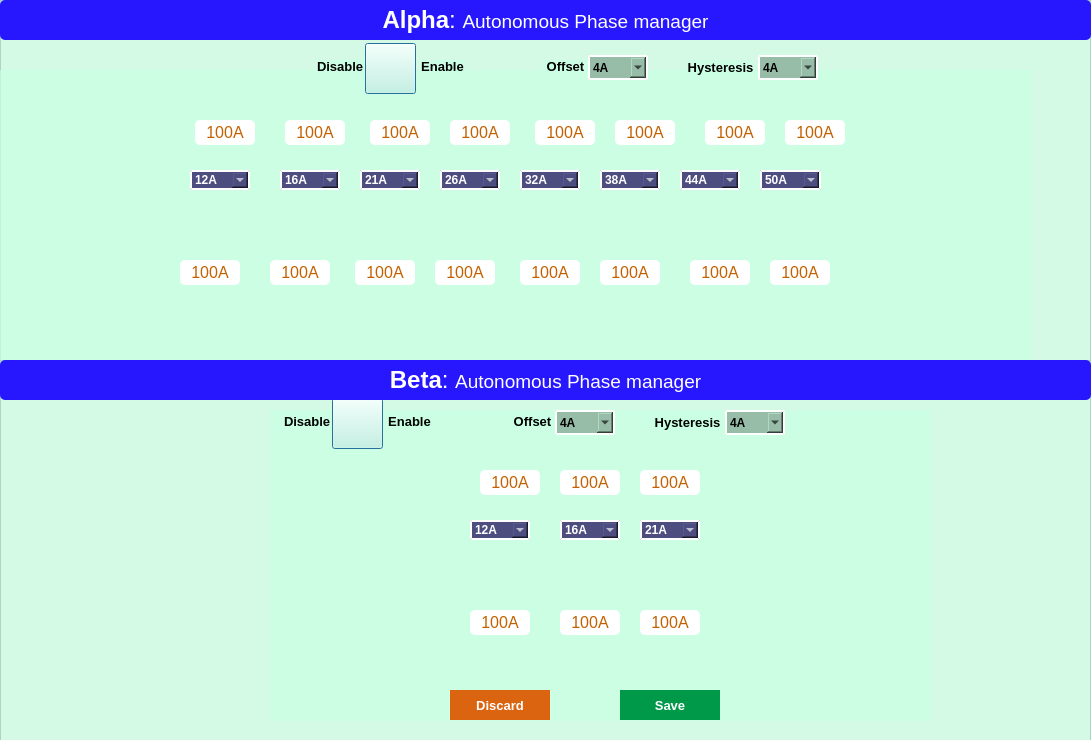
<?xml version="1.0" encoding="UTF-8"?>
<ui version="4.0">
 <class>Phase_add_drop</class>
 <widget class="QMainWindow" name="Phase_add_drop">
  <property name="geometry">
   <rect>
    <x>0</x>
    <y>0</y>
    <width>1091</width>
    <height>740</height>
   </rect>
  </property>
  <property name="windowTitle">
   <string>Device Configuration</string>
  </property>
  <widget class="QWidget" name="centralwidget">
   <widget class="QFrame" name="frame_A">
    <property name="geometry">
     <rect>
      <x>0</x>
      <y>0</y>
      <width>1091</width>
      <height>361</height>
     </rect>
    </property>
    <property name="styleSheet">
     <string notr="true">background-color: rgba(201, 255, 226, 179);</string>
    </property>
    <property name="frameShape">
     <enum>QFrame::StyledPanel</enum>
    </property>
    <property name="frameShadow">
     <enum>QFrame::Raised</enum>
    </property>
    <widget class="QLabel" name="label_railA_main">
     <property name="geometry">
      <rect>
       <x>0</x>
       <y>0</y>
       <width>1091</width>
       <height>40</height>
      </rect>
     </property>
     <property name="font">
      <font>
       <family>Arial</family>
       <pointsize>18</pointsize>
      </font>
     </property>
     <property name="styleSheet">
      <string notr="true">background-color: rgb(38, 23, 255);
color: rgb(255, 255, 255);
border-radius:5px;</string>
     </property>
     <property name="text">
      <string>&lt;html&gt;&lt;head/&gt;&lt;body&gt;&lt;p&gt;&lt;span style=&quot; font-weight:600;&quot;&gt;Alpha&lt;/span&gt;: &lt;span style=&quot; font-size:14pt;&quot;&gt;Autonomous Phase manager&lt;/span&gt;&lt;/p&gt;&lt;/body&gt;&lt;/html&gt;</string>
     </property>
     <property name="alignment">
      <set>Qt::AlignCenter</set>
     </property>
    </widget>
    <widget class="QPushButton" name="pushButton_Enable_APD_railA">
     <property name="geometry">
      <rect>
       <x>365</x>
       <y>43</y>
       <width>51</width>
       <height>51</height>
      </rect>
     </property>
     <property name="mouseTracking">
      <bool>true</bool>
     </property>
     <property name="tabletTracking">
      <bool>true</bool>
     </property>
     <property name="styleSheet">
      <string notr="true">QPushButton{
border-image: url(:/C:/Users/MukeshChaudhary/PycharmProjects/pythonProject/GUI_IMAGE/but0.png);
}


QPushButton::hover {
border-image: url(:/C:/Users/MukeshChaudhary/PycharmProjects/pythonProject/GUI_IMAGE/but0_hover.png);
	}
</string>
     </property>
     <property name="text">
      <string/>
     </property>
     <property name="checkable">
      <bool>true</bool>
     </property>
     <property name="default">
      <bool>true</bool>
     </property>
    </widget>
    <widget class="QComboBox" name="comboBox_railA_coarse78">
     <property name="geometry">
      <rect>
       <x>680</x>
       <y>170</y>
       <width>60</width>
       <height>20</height>
      </rect>
     </property>
     <property name="styleSheet">
      <string notr="true">QComboBox{
font: 75 8pt &quot;MS Shell Dlg 2&quot;;
color: white;
background-color: rgb(77, 77, 127);
border-style:outset;
border-width:2px;
border-color:white;
font:bold;
border-radius:0px;
}

QListView {
background-color:lightgreen;
border-radius:0px;
}
</string>
     </property>
     <item>
      <property name="text">
       <string>44A</string>
      </property>
     </item>
     <item>
      <property name="text">
       <string>58A</string>
      </property>
     </item>
     <item>
      <property name="text">
       <string>72A</string>
      </property>
     </item>
     <item>
      <property name="text">
       <string>86A</string>
      </property>
     </item>
     <item>
      <property name="text">
       <string>100A</string>
      </property>
     </item>
     <item>
      <property name="text">
       <string>114A</string>
      </property>
     </item>
     <item>
      <property name="text">
       <string>128A</string>
      </property>
     </item>
     <item>
      <property name="text">
       <string>142A</string>
      </property>
     </item>
    </widget>
    <widget class="QComboBox" name="comboBox_railA_coarse67">
     <property name="geometry">
      <rect>
       <x>600</x>
       <y>170</y>
       <width>60</width>
       <height>20</height>
      </rect>
     </property>
     <property name="styleSheet">
      <string notr="true">QComboBox{
font: 75 8pt &quot;MS Shell Dlg 2&quot;;
color: white;
background-color: rgb(77, 77, 127);
border-style:outset;
border-width:2px;
border-color:white;
font:bold;
border-radius:0px;
}

QListView {
background-color:lightgreen;
border-radius:0px;
}
</string>
     </property>
     <item>
      <property name="text">
       <string>38A</string>
      </property>
     </item>
     <item>
      <property name="text">
       <string>50A</string>
      </property>
     </item>
     <item>
      <property name="text">
       <string>62A</string>
      </property>
     </item>
     <item>
      <property name="text">
       <string>74A</string>
      </property>
     </item>
     <item>
      <property name="text">
       <string>86A</string>
      </property>
     </item>
     <item>
      <property name="text">
       <string>98A</string>
      </property>
     </item>
     <item>
      <property name="text">
       <string>110A</string>
      </property>
     </item>
     <item>
      <property name="text">
       <string>122A</string>
      </property>
     </item>
    </widget>
    <widget class="QComboBox" name="comboBox_railA_coarse56">
     <property name="geometry">
      <rect>
       <x>520</x>
       <y>170</y>
       <width>60</width>
       <height>20</height>
      </rect>
     </property>
     <property name="styleSheet">
      <string notr="true">QComboBox{
font: 75 8pt &quot;MS Shell Dlg 2&quot;;
color: white;
background-color: rgb(77, 77, 127);
border-style:outset;
border-width:2px;
border-color:white;
font:bold;
border-radius:0px;
}

QListView {
background-color:lightgreen;
border-radius:0px;
}
</string>
     </property>
     <item>
      <property name="text">
       <string>32A</string>
      </property>
     </item>
     <item>
      <property name="text">
       <string>42A</string>
      </property>
     </item>
     <item>
      <property name="text">
       <string>52A</string>
      </property>
     </item>
     <item>
      <property name="text">
       <string>62A</string>
      </property>
     </item>
     <item>
      <property name="text">
       <string>72A</string>
      </property>
     </item>
     <item>
      <property name="text">
       <string>82A</string>
      </property>
     </item>
     <item>
      <property name="text">
       <string>92A</string>
      </property>
     </item>
     <item>
      <property name="text">
       <string>102A</string>
      </property>
     </item>
    </widget>
    <widget class="QComboBox" name="comboBox_railA_coarse34">
     <property name="geometry">
      <rect>
       <x>360</x>
       <y>170</y>
       <width>60</width>
       <height>20</height>
      </rect>
     </property>
     <property name="styleSheet">
      <string notr="true">QComboBox{
font: 75 8pt &quot;MS Shell Dlg 2&quot;;
color: white;
background-color: rgb(77, 77, 127);
border-style:outset;
border-width:2px;
border-color:white;
font:bold;
border-radius:0px;
}

QListView {
background-color:lightgreen;
border-radius:0px;
}
</string>
     </property>
     <item>
      <property name="text">
       <string>21A</string>
      </property>
     </item>
     <item>
      <property name="text">
       <string>27A</string>
      </property>
     </item>
     <item>
      <property name="text">
       <string>33A</string>
      </property>
     </item>
     <item>
      <property name="text">
       <string>39A</string>
      </property>
     </item>
     <item>
      <property name="text">
       <string>45A</string>
      </property>
     </item>
     <item>
      <property name="text">
       <string>51A</string>
      </property>
     </item>
     <item>
      <property name="text">
       <string>57A</string>
      </property>
     </item>
     <item>
      <property name="text">
       <string>63A</string>
      </property>
     </item>
    </widget>
    <widget class="QComboBox" name="comboBox_railA_coarse45">
     <property name="geometry">
      <rect>
       <x>440</x>
       <y>170</y>
       <width>60</width>
       <height>20</height>
      </rect>
     </property>
     <property name="styleSheet">
      <string notr="true">QComboBox{
font: 75 8pt &quot;MS Shell Dlg 2&quot;;
color: white;
background-color: rgb(77, 77, 127);
border-style:outset;
border-width:2px;
border-color:white;
font:bold;
border-radius:0px;
}

QListView {
background-color:lightgreen;
border-radius:0px;
}
</string>
     </property>
     <item>
      <property name="text">
       <string>26A</string>
      </property>
     </item>
     <item>
      <property name="text">
       <string>34A</string>
      </property>
     </item>
     <item>
      <property name="text">
       <string>42A</string>
      </property>
     </item>
     <item>
      <property name="text">
       <string>50A</string>
      </property>
     </item>
     <item>
      <property name="text">
       <string>58A</string>
      </property>
     </item>
     <item>
      <property name="text">
       <string>66A</string>
      </property>
     </item>
     <item>
      <property name="text">
       <string>74A</string>
      </property>
     </item>
     <item>
      <property name="text">
       <string>82A</string>
      </property>
     </item>
    </widget>
    <widget class="QComboBox" name="comboBox_railA_coarse89">
     <property name="geometry">
      <rect>
       <x>760</x>
       <y>170</y>
       <width>61</width>
       <height>20</height>
      </rect>
     </property>
     <property name="styleSheet">
      <string notr="true">QComboBox{
font: 75 8pt &quot;MS Shell Dlg 2&quot;;
color: white;
background-color: rgb(77, 77, 127);
border-style:outset;
border-width:2px;
border-color:white;
font:bold;
border-radius:0px;
}

QListView {
background-color:lightgreen;
border-radius:0px;
}
</string>
     </property>
     <item>
      <property name="text">
       <string>50A</string>
      </property>
     </item>
     <item>
      <property name="text">
       <string>66A</string>
      </property>
     </item>
     <item>
      <property name="text">
       <string>82A</string>
      </property>
     </item>
     <item>
      <property name="text">
       <string>98A</string>
      </property>
     </item>
     <item>
      <property name="text">
       <string>114A</string>
      </property>
     </item>
     <item>
      <property name="text">
       <string>130A</string>
      </property>
     </item>
     <item>
      <property name="text">
       <string>146A</string>
      </property>
     </item>
     <item>
      <property name="text">
       <string>162A</string>
      </property>
     </item>
    </widget>
    <widget class="QComboBox" name="comboBox_railA_coarse12">
     <property name="geometry">
      <rect>
       <x>190</x>
       <y>170</y>
       <width>60</width>
       <height>20</height>
      </rect>
     </property>
     <property name="styleSheet">
      <string notr="true">QComboBox{
font: 75 8pt &quot;MS Shell Dlg 2&quot;;
color: white;
background-color: rgb(77, 77, 127);
border-style:outset;
border-width:2px;
border-color:white;
font:bold;
border-radius:0px;
}

QListView {
background-color:lightgreen;
border-radius:0px;
}
</string>
     </property>
     <item>
      <property name="text">
       <string>12A</string>
      </property>
     </item>
     <item>
      <property name="text">
       <string>14A</string>
      </property>
     </item>
     <item>
      <property name="text">
       <string>16A</string>
      </property>
     </item>
     <item>
      <property name="text">
       <string>18A</string>
      </property>
     </item>
     <item>
      <property name="text">
       <string>20A</string>
      </property>
     </item>
     <item>
      <property name="text">
       <string>22A</string>
      </property>
     </item>
     <item>
      <property name="text">
       <string>24A</string>
      </property>
     </item>
     <item>
      <property name="text">
       <string>26A</string>
      </property>
     </item>
    </widget>
    <widget class="QComboBox" name="comboBox_railA_coarse23">
     <property name="geometry">
      <rect>
       <x>280</x>
       <y>170</y>
       <width>60</width>
       <height>20</height>
      </rect>
     </property>
     <property name="styleSheet">
      <string notr="true">QComboBox{
font: 75 8pt &quot;MS Shell Dlg 2&quot;;
color: white;
background-color: rgb(77, 77, 127);
border-style:outset;
border-width:2px;
border-color:white;
font:bold;
border-radius:0px;
}

QListView {
background-color:lightgreen;
border-radius:0px;
}
</string>
     </property>
     <item>
      <property name="text">
       <string>16A</string>
      </property>
     </item>
     <item>
      <property name="text">
       <string>20A</string>
      </property>
     </item>
     <item>
      <property name="text">
       <string>24A</string>
      </property>
     </item>
     <item>
      <property name="text">
       <string>28A</string>
      </property>
     </item>
     <item>
      <property name="text">
       <string>32A</string>
      </property>
     </item>
     <item>
      <property name="text">
       <string>36A</string>
      </property>
     </item>
     <item>
      <property name="text">
       <string>40A</string>
      </property>
     </item>
     <item>
      <property name="text">
       <string>44A</string>
      </property>
     </item>
    </widget>
    <widget class="QComboBox" name="comboBox_offset_railA">
     <property name="geometry">
      <rect>
       <x>588</x>
       <y>55</y>
       <width>60</width>
       <height>25</height>
      </rect>
     </property>
     <property name="styleSheet">
      <string notr="true">QComboBox{
font: 75 10pt &quot;MS Shell Dlg 2&quot;;
color: black;

	background-color: rgb(151, 188, 168);
border-style:outset;
border-width:2px;
border-color:white;
font:bold;
border-radius:0px;
}

QListView {
background-color:lightgreen;
border-radius:0px;
}
</string>
     </property>
     <item>
      <property name="text">
       <string>4A</string>
      </property>
     </item>
     <item>
      <property name="text">
       <string>8A</string>
      </property>
     </item>
     <item>
      <property name="text">
       <string>12A</string>
      </property>
     </item>
     <item>
      <property name="text">
       <string>16A</string>
      </property>
     </item>
    </widget>
    <widget class="QComboBox" name="comboBox_hysteresis_railA">
     <property name="geometry">
      <rect>
       <x>758</x>
       <y>55</y>
       <width>60</width>
       <height>25</height>
      </rect>
     </property>
     <property name="styleSheet">
      <string notr="true">QComboBox{
font: 75 10pt &quot;MS Shell Dlg 2&quot;;
color: black;

	background-color: rgb(151, 188, 168);
border-style:outset;
border-width:2px;
border-color:white;
font:bold;
border-radius:0px;
}

QListView {
background-color:lightgreen;
border-radius:0px;
}
</string>
     </property>
     <item>
      <property name="text">
       <string>4A</string>
      </property>
     </item>
     <item>
      <property name="text">
       <string>5A</string>
      </property>
     </item>
     <item>
      <property name="text">
       <string>6A</string>
      </property>
     </item>
     <item>
      <property name="text">
       <string>8A</string>
      </property>
     </item>
    </widget>
    <widget class="QLabel" name="label_DisableA">
     <property name="geometry">
      <rect>
       <x>317</x>
       <y>60</y>
       <width>47</width>
       <height>13</height>
      </rect>
     </property>
     <property name="font">
      <font>
       <family>Arial</family>
       <pointsize>10</pointsize>
       <weight>75</weight>
       <bold>true</bold>
      </font>
     </property>
     <property name="styleSheet">
      <string notr="true">color: rgb(0, 170, 127);
color: rgb(0, 0, 0);</string>
     </property>
     <property name="text">
      <string>Disable</string>
     </property>
    </widget>
    <widget class="QLabel" name="label_EnableA">
     <property name="geometry">
      <rect>
       <x>420</x>
       <y>60</y>
       <width>45</width>
       <height>13</height>
      </rect>
     </property>
     <property name="font">
      <font>
       <family>Arial</family>
       <pointsize>10</pointsize>
       <weight>75</weight>
       <bold>true</bold>
      </font>
     </property>
     <property name="styleSheet">
      <string notr="true">color: rgb(0, 170, 127);
color: rgb(0, 0, 0);</string>
     </property>
     <property name="text">
      <string>Enable</string>
     </property>
     <property name="alignment">
      <set>Qt::AlignCenter</set>
     </property>
    </widget>
    <widget class="QLabel" name="label_offsetA">
     <property name="geometry">
      <rect>
       <x>543</x>
       <y>60</y>
       <width>45</width>
       <height>13</height>
      </rect>
     </property>
     <property name="font">
      <font>
       <family>Arial</family>
       <pointsize>10</pointsize>
       <weight>75</weight>
       <bold>true</bold>
      </font>
     </property>
     <property name="styleSheet">
      <string notr="true">color: rgb(0, 170, 127);
color: rgb(0, 0, 0);</string>
     </property>
     <property name="text">
      <string>Offset</string>
     </property>
     <property name="alignment">
      <set>Qt::AlignCenter</set>
     </property>
    </widget>
    <widget class="QLabel" name="label_hysteresisA">
     <property name="geometry">
      <rect>
       <x>688</x>
       <y>60</y>
       <width>65</width>
       <height>15</height>
      </rect>
     </property>
     <property name="font">
      <font>
       <family>Arial</family>
       <pointsize>10</pointsize>
       <weight>75</weight>
       <bold>true</bold>
      </font>
     </property>
     <property name="styleSheet">
      <string notr="true">color: rgb(0, 170, 127);
color: rgb(0, 0, 0);</string>
     </property>
     <property name="text">
      <string>Hysteresis</string>
     </property>
     <property name="alignment">
      <set>Qt::AlignCenter</set>
     </property>
    </widget>
    <widget class="QLabel" name="label_railA_arrow_img">
     <property name="geometry">
      <rect>
       <x>0</x>
       <y>70</y>
       <width>1031</width>
       <height>291</height>
      </rect>
     </property>
     <property name="styleSheet">
      <string notr="true">image: url(:/C:/Users/MukeshChaudhary/PycharmProjects/pythonProject/GUI_IMAGE/horizontal_arrowA.png);</string>
     </property>
     <property name="text">
      <string/>
     </property>
    </widget>
    <widget class="QLabel" name="label_display89_railA">
     <property name="geometry">
      <rect>
       <x>785</x>
       <y>120</y>
       <width>60</width>
       <height>25</height>
      </rect>
     </property>
     <property name="font">
      <font>
       <pointsize>12</pointsize>
      </font>
     </property>
     <property name="styleSheet">
      <string notr="true">background-color: rgb(255, 255, 255);
color: rgb(195, 97, 0);
border-radius:5px;
</string>
     </property>
     <property name="text">
      <string>100A</string>
     </property>
     <property name="alignment">
      <set>Qt::AlignCenter</set>
     </property>
    </widget>
    <widget class="QLabel" name="label_display78_railA">
     <property name="geometry">
      <rect>
       <x>705</x>
       <y>120</y>
       <width>60</width>
       <height>25</height>
      </rect>
     </property>
     <property name="font">
      <font>
       <pointsize>12</pointsize>
      </font>
     </property>
     <property name="styleSheet">
      <string notr="true">background-color: rgb(255, 255, 255);
color: rgb(195, 97, 0);
border-radius:5px;
</string>
     </property>
     <property name="text">
      <string>100A</string>
     </property>
     <property name="alignment">
      <set>Qt::AlignCenter</set>
     </property>
    </widget>
    <widget class="QLabel" name="label_display12_railA">
     <property name="geometry">
      <rect>
       <x>195</x>
       <y>120</y>
       <width>60</width>
       <height>25</height>
      </rect>
     </property>
     <property name="font">
      <font>
       <pointsize>12</pointsize>
      </font>
     </property>
     <property name="styleSheet">
      <string notr="true">background-color: rgb(255, 255, 255);
color: rgb(195, 97, 0);
border-radius:5px;
</string>
     </property>
     <property name="text">
      <string>100A</string>
     </property>
     <property name="alignment">
      <set>Qt::AlignCenter</set>
     </property>
    </widget>
    <widget class="QLabel" name="label_display23_railA">
     <property name="geometry">
      <rect>
       <x>285</x>
       <y>120</y>
       <width>60</width>
       <height>25</height>
      </rect>
     </property>
     <property name="font">
      <font>
       <pointsize>12</pointsize>
      </font>
     </property>
     <property name="styleSheet">
      <string notr="true">background-color: rgb(255, 255, 255);
color: rgb(195, 97, 0);
border-radius:5px;
</string>
     </property>
     <property name="text">
      <string>100A</string>
     </property>
     <property name="alignment">
      <set>Qt::AlignCenter</set>
     </property>
    </widget>
    <widget class="QLabel" name="label_display34_railA">
     <property name="geometry">
      <rect>
       <x>370</x>
       <y>120</y>
       <width>60</width>
       <height>25</height>
      </rect>
     </property>
     <property name="font">
      <font>
       <pointsize>12</pointsize>
      </font>
     </property>
     <property name="styleSheet">
      <string notr="true">background-color: rgb(255, 255, 255);
color: rgb(195, 97, 0);
border-radius:5px;
</string>
     </property>
     <property name="text">
      <string>100A</string>
     </property>
     <property name="alignment">
      <set>Qt::AlignCenter</set>
     </property>
    </widget>
    <widget class="QLabel" name="label_display45_railA">
     <property name="geometry">
      <rect>
       <x>450</x>
       <y>120</y>
       <width>60</width>
       <height>25</height>
      </rect>
     </property>
     <property name="font">
      <font>
       <pointsize>12</pointsize>
      </font>
     </property>
     <property name="styleSheet">
      <string notr="true">background-color: rgb(255, 255, 255);
color: rgb(195, 97, 0);
border-radius:5px;
</string>
     </property>
     <property name="text">
      <string>100A</string>
     </property>
     <property name="alignment">
      <set>Qt::AlignCenter</set>
     </property>
    </widget>
    <widget class="QLabel" name="label_display56_railA">
     <property name="geometry">
      <rect>
       <x>535</x>
       <y>120</y>
       <width>60</width>
       <height>25</height>
      </rect>
     </property>
     <property name="font">
      <font>
       <pointsize>12</pointsize>
      </font>
     </property>
     <property name="styleSheet">
      <string notr="true">background-color: rgb(255, 255, 255);
color: rgb(195, 97, 0);
border-radius:5px;
</string>
     </property>
     <property name="text">
      <string>100A</string>
     </property>
     <property name="alignment">
      <set>Qt::AlignCenter</set>
     </property>
    </widget>
    <widget class="QLabel" name="label_display67_railA">
     <property name="geometry">
      <rect>
       <x>615</x>
       <y>120</y>
       <width>60</width>
       <height>25</height>
      </rect>
     </property>
     <property name="font">
      <font>
       <pointsize>12</pointsize>
      </font>
     </property>
     <property name="styleSheet">
      <string notr="true">background-color: rgb(255, 255, 255);
color: rgb(195, 97, 0);
border-radius:5px;
</string>
     </property>
     <property name="text">
      <string>100A</string>
     </property>
     <property name="alignment">
      <set>Qt::AlignCenter</set>
     </property>
    </widget>
    <widget class="QLabel" name="label_displayH45_railA">
     <property name="geometry">
      <rect>
       <x>435</x>
       <y>260</y>
       <width>60</width>
       <height>25</height>
      </rect>
     </property>
     <property name="font">
      <font>
       <pointsize>12</pointsize>
      </font>
     </property>
     <property name="styleSheet">
      <string notr="true">background-color: rgb(255, 255, 255);
color: rgb(195, 97, 0);
border-radius:5px;
</string>
     </property>
     <property name="text">
      <string>100A</string>
     </property>
     <property name="alignment">
      <set>Qt::AlignCenter</set>
     </property>
    </widget>
    <widget class="QLabel" name="label_displayH67_railA">
     <property name="geometry">
      <rect>
       <x>600</x>
       <y>260</y>
       <width>60</width>
       <height>25</height>
      </rect>
     </property>
     <property name="font">
      <font>
       <pointsize>12</pointsize>
      </font>
     </property>
     <property name="styleSheet">
      <string notr="true">background-color: rgb(255, 255, 255);
color: rgb(195, 97, 0);
border-radius:5px;
</string>
     </property>
     <property name="text">
      <string>100A</string>
     </property>
     <property name="alignment">
      <set>Qt::AlignCenter</set>
     </property>
    </widget>
    <widget class="QLabel" name="label_displayH23_railA">
     <property name="geometry">
      <rect>
       <x>270</x>
       <y>260</y>
       <width>60</width>
       <height>25</height>
      </rect>
     </property>
     <property name="font">
      <font>
       <pointsize>12</pointsize>
      </font>
     </property>
     <property name="styleSheet">
      <string notr="true">background-color: rgb(255, 255, 255);
color: rgb(195, 97, 0);
border-radius:5px;
</string>
     </property>
     <property name="text">
      <string>100A</string>
     </property>
     <property name="alignment">
      <set>Qt::AlignCenter</set>
     </property>
    </widget>
    <widget class="QLabel" name="label_displayH89_railA">
     <property name="geometry">
      <rect>
       <x>770</x>
       <y>260</y>
       <width>60</width>
       <height>25</height>
      </rect>
     </property>
     <property name="font">
      <font>
       <pointsize>12</pointsize>
      </font>
     </property>
     <property name="styleSheet">
      <string notr="true">background-color: rgb(255, 255, 255);
color: rgb(195, 97, 0);
border-radius:5px;
</string>
     </property>
     <property name="text">
      <string>100A</string>
     </property>
     <property name="alignment">
      <set>Qt::AlignCenter</set>
     </property>
    </widget>
    <widget class="QLabel" name="label_displayH12_railA">
     <property name="geometry">
      <rect>
       <x>180</x>
       <y>260</y>
       <width>60</width>
       <height>25</height>
      </rect>
     </property>
     <property name="font">
      <font>
       <pointsize>12</pointsize>
      </font>
     </property>
     <property name="styleSheet">
      <string notr="true">background-color: rgb(255, 255, 255);
color: rgb(195, 97, 0);
border-radius:5px;
</string>
     </property>
     <property name="text">
      <string>100A</string>
     </property>
     <property name="alignment">
      <set>Qt::AlignCenter</set>
     </property>
    </widget>
    <widget class="QLabel" name="label_displayH34_railA">
     <property name="geometry">
      <rect>
       <x>355</x>
       <y>260</y>
       <width>60</width>
       <height>25</height>
      </rect>
     </property>
     <property name="font">
      <font>
       <pointsize>12</pointsize>
      </font>
     </property>
     <property name="styleSheet">
      <string notr="true">background-color: rgb(255, 255, 255);
color: rgb(195, 97, 0);
border-radius:5px;
</string>
     </property>
     <property name="text">
      <string>100A</string>
     </property>
     <property name="alignment">
      <set>Qt::AlignCenter</set>
     </property>
    </widget>
    <widget class="QLabel" name="label_displayH78_railA">
     <property name="geometry">
      <rect>
       <x>690</x>
       <y>260</y>
       <width>60</width>
       <height>25</height>
      </rect>
     </property>
     <property name="font">
      <font>
       <pointsize>12</pointsize>
      </font>
     </property>
     <property name="styleSheet">
      <string notr="true">background-color: rgb(255, 255, 255);
color: rgb(195, 97, 0);
border-radius:5px;
</string>
     </property>
     <property name="text">
      <string>100A</string>
     </property>
     <property name="alignment">
      <set>Qt::AlignCenter</set>
     </property>
    </widget>
    <widget class="QLabel" name="label_displayH56_railA">
     <property name="geometry">
      <rect>
       <x>520</x>
       <y>260</y>
       <width>60</width>
       <height>25</height>
      </rect>
     </property>
     <property name="font">
      <font>
       <pointsize>12</pointsize>
      </font>
     </property>
     <property name="styleSheet">
      <string notr="true">background-color: rgb(255, 255, 255);
color: rgb(195, 97, 0);
border-radius:5px;
</string>
     </property>
     <property name="text">
      <string>100A</string>
     </property>
     <property name="alignment">
      <set>Qt::AlignCenter</set>
     </property>
    </widget>
    <zorder>label_railA_main</zorder>
    <zorder>label_railA_arrow_img</zorder>
    <zorder>comboBox_railA_coarse89</zorder>
    <zorder>comboBox_railA_coarse12</zorder>
    <zorder>comboBox_railA_coarse23</zorder>
    <zorder>comboBox_railA_coarse34</zorder>
    <zorder>comboBox_railA_coarse45</zorder>
    <zorder>comboBox_railA_coarse56</zorder>
    <zorder>comboBox_railA_coarse67</zorder>
    <zorder>comboBox_railA_coarse78</zorder>
    <zorder>label_display89_railA</zorder>
    <zorder>label_display78_railA</zorder>
    <zorder>label_display12_railA</zorder>
    <zorder>label_display23_railA</zorder>
    <zorder>label_display34_railA</zorder>
    <zorder>label_display45_railA</zorder>
    <zorder>label_display56_railA</zorder>
    <zorder>label_display67_railA</zorder>
    <zorder>label_displayH45_railA</zorder>
    <zorder>label_displayH67_railA</zorder>
    <zorder>label_displayH23_railA</zorder>
    <zorder>label_displayH89_railA</zorder>
    <zorder>label_displayH12_railA</zorder>
    <zorder>label_displayH34_railA</zorder>
    <zorder>label_displayH78_railA</zorder>
    <zorder>label_displayH56_railA</zorder>
    <zorder>label_DisableA</zorder>
    <zorder>pushButton_Enable_APD_railA</zorder>
    <zorder>label_EnableA</zorder>
    <zorder>label_offsetA</zorder>
    <zorder>comboBox_offset_railA</zorder>
    <zorder>comboBox_hysteresis_railA</zorder>
    <zorder>label_hysteresisA</zorder>
   </widget>
   <widget class="QFrame" name="frame_B">
    <property name="geometry">
     <rect>
      <x>0</x>
      <y>360</y>
      <width>1091</width>
      <height>381</height>
     </rect>
    </property>
    <property name="font">
     <font>
      <family>Arial</family>
     </font>
    </property>
    <property name="styleSheet">
     <string notr="true">background-color: rgba(201, 255, 226, 179);</string>
    </property>
    <property name="frameShape">
     <enum>QFrame::StyledPanel</enum>
    </property>
    <property name="frameShadow">
     <enum>QFrame::Raised</enum>
    </property>
    <widget class="QLabel" name="label_railB_main">
     <property name="geometry">
      <rect>
       <x>0</x>
       <y>0</y>
       <width>1091</width>
       <height>40</height>
      </rect>
     </property>
     <property name="font">
      <font>
       <family>Arial</family>
       <pointsize>18</pointsize>
      </font>
     </property>
     <property name="styleSheet">
      <string notr="true">background-color: rgb(38, 23, 255);
color: rgb(255, 255, 255);
border-radius:5px;</string>
     </property>
     <property name="text">
      <string>&lt;html&gt;&lt;head/&gt;&lt;body&gt;&lt;p&gt;&lt;span style=&quot; font-weight:600;&quot;&gt;Beta&lt;/span&gt;: &lt;span style=&quot; font-size:14pt;&quot;&gt;Autonomous Phase manager&lt;/span&gt;&lt;/p&gt;&lt;/body&gt;&lt;/html&gt;</string>
     </property>
     <property name="alignment">
      <set>Qt::AlignCenter</set>
     </property>
    </widget>
    <widget class="QComboBox" name="comboBox_offset_railB">
     <property name="geometry">
      <rect>
       <x>555</x>
       <y>50</y>
       <width>60</width>
       <height>25</height>
      </rect>
     </property>
     <property name="styleSheet">
      <string notr="true">QComboBox{
font: 75 10pt &quot;MS Shell Dlg 2&quot;;
color: black;

	background-color: rgb(151, 188, 168);
border-style:outset;
border-width:2px;
border-color:white;
font:bold;
border-radius:0px;
}

QListView {
background-color:lightgreen;
border-radius:0px;
}
</string>
     </property>
     <item>
      <property name="text">
       <string>4A</string>
      </property>
     </item>
     <item>
      <property name="text">
       <string>8A</string>
      </property>
     </item>
     <item>
      <property name="text">
       <string>12A</string>
      </property>
     </item>
     <item>
      <property name="text">
       <string>16A</string>
      </property>
     </item>
    </widget>
    <widget class="QLabel" name="label_hysteresisB">
     <property name="geometry">
      <rect>
       <x>655</x>
       <y>55</y>
       <width>65</width>
       <height>15</height>
      </rect>
     </property>
     <property name="font">
      <font>
       <family>Arial</family>
       <pointsize>10</pointsize>
       <weight>75</weight>
       <bold>true</bold>
      </font>
     </property>
     <property name="styleSheet">
      <string notr="true">color: rgb(0, 170, 127);
color: rgb(0, 0, 0);</string>
     </property>
     <property name="text">
      <string>Hysteresis</string>
     </property>
     <property name="alignment">
      <set>Qt::AlignCenter</set>
     </property>
    </widget>
    <widget class="QLabel" name="label_offsetB">
     <property name="geometry">
      <rect>
       <x>510</x>
       <y>55</y>
       <width>45</width>
       <height>13</height>
      </rect>
     </property>
     <property name="font">
      <font>
       <family>Arial</family>
       <pointsize>10</pointsize>
       <weight>75</weight>
       <bold>true</bold>
      </font>
     </property>
     <property name="styleSheet">
      <string notr="true">color: rgb(0, 170, 127);
color: rgb(0, 0, 0);</string>
     </property>
     <property name="text">
      <string>Offset</string>
     </property>
     <property name="alignment">
      <set>Qt::AlignCenter</set>
     </property>
    </widget>
    <widget class="QLabel" name="label_DisableB">
     <property name="geometry">
      <rect>
       <x>284</x>
       <y>55</y>
       <width>47</width>
       <height>13</height>
      </rect>
     </property>
     <property name="font">
      <font>
       <family>Arial</family>
       <pointsize>10</pointsize>
       <weight>75</weight>
       <bold>true</bold>
      </font>
     </property>
     <property name="styleSheet">
      <string notr="true">color: rgb(0, 170, 127);
color: rgb(0, 0, 0);</string>
     </property>
     <property name="text">
      <string>Disable</string>
     </property>
    </widget>
    <widget class="QPushButton" name="pushButton_Enable_APD_railB">
     <property name="geometry">
      <rect>
       <x>332</x>
       <y>38</y>
       <width>51</width>
       <height>51</height>
      </rect>
     </property>
     <property name="mouseTracking">
      <bool>true</bool>
     </property>
     <property name="tabletTracking">
      <bool>true</bool>
     </property>
     <property name="styleSheet">
      <string notr="true">QPushButton{
border-image: url(:/C:/Users/MukeshChaudhary/PycharmProjects/pythonProject/GUI_IMAGE/but0.png);
}


QPushButton::hover {
border-image: url(:/C:/Users/MukeshChaudhary/PycharmProjects/pythonProject/GUI_IMAGE/but0_hover.png);
	}
</string>
     </property>
     <property name="text">
      <string/>
     </property>
     <property name="checkable">
      <bool>true</bool>
     </property>
     <property name="default">
      <bool>true</bool>
     </property>
    </widget>
    <widget class="QLabel" name="label_EnableB">
     <property name="geometry">
      <rect>
       <x>387</x>
       <y>55</y>
       <width>45</width>
       <height>13</height>
      </rect>
     </property>
     <property name="font">
      <font>
       <family>Arial</family>
       <pointsize>10</pointsize>
       <weight>75</weight>
       <bold>true</bold>
      </font>
     </property>
     <property name="styleSheet">
      <string notr="true">color: rgb(0, 170, 127);
color: rgb(0, 0, 0);</string>
     </property>
     <property name="text">
      <string>Enable</string>
     </property>
     <property name="alignment">
      <set>Qt::AlignCenter</set>
     </property>
    </widget>
    <widget class="QComboBox" name="comboBox_hysteresis_railB">
     <property name="geometry">
      <rect>
       <x>725</x>
       <y>50</y>
       <width>60</width>
       <height>25</height>
      </rect>
     </property>
     <property name="styleSheet">
      <string notr="true">QComboBox{
font: 75 10pt &quot;MS Shell Dlg 2&quot;;
color: black;

	background-color: rgb(151, 188, 168);
border-style:outset;
border-width:2px;
border-color:white;
font:bold;
border-radius:0px;
}

QListView {
background-color:lightgreen;
border-radius:0px;
}
</string>
     </property>
     <item>
      <property name="text">
       <string>4A</string>
      </property>
     </item>
     <item>
      <property name="text">
       <string>5A</string>
      </property>
     </item>
     <item>
      <property name="text">
       <string>6A</string>
      </property>
     </item>
     <item>
      <property name="text">
       <string>8A</string>
      </property>
     </item>
    </widget>
    <widget class="QLabel" name="label_railB_arrow_img">
     <property name="geometry">
      <rect>
       <x>270</x>
       <y>50</y>
       <width>661</width>
       <height>311</height>
      </rect>
     </property>
     <property name="styleSheet">
      <string notr="true">image: url(:/C:/Users/MukeshChaudhary/PycharmProjects/pythonProject/GUI_IMAGE/horizontal_arrowB.png);</string>
     </property>
     <property name="text">
      <string/>
     </property>
    </widget>
    <widget class="QLabel" name="label_display23_railB">
     <property name="geometry">
      <rect>
       <x>560</x>
       <y>110</y>
       <width>60</width>
       <height>25</height>
      </rect>
     </property>
     <property name="font">
      <font>
       <pointsize>12</pointsize>
      </font>
     </property>
     <property name="styleSheet">
      <string notr="true">background-color: rgb(255, 255, 255);
color: rgb(195, 97, 0);
border-radius:5px;
</string>
     </property>
     <property name="text">
      <string>100A</string>
     </property>
     <property name="alignment">
      <set>Qt::AlignCenter</set>
     </property>
    </widget>
    <widget class="QComboBox" name="comboBox_railB_coarse12">
     <property name="geometry">
      <rect>
       <x>470</x>
       <y>160</y>
       <width>60</width>
       <height>20</height>
      </rect>
     </property>
     <property name="styleSheet">
      <string notr="true">QComboBox{
font: 75 8pt &quot;MS Shell Dlg 2&quot;;
color: white;
background-color: rgb(77, 77, 127);
border-style:outset;
border-width:2px;
border-color:white;
font:bold;
border-radius:0px;
}

QListView {
background-color:lightgreen;
border-radius:0px;
}
</string>
     </property>
     <item>
      <property name="text">
       <string>12A</string>
      </property>
     </item>
     <item>
      <property name="text">
       <string>14A</string>
      </property>
     </item>
     <item>
      <property name="text">
       <string>16A</string>
      </property>
     </item>
     <item>
      <property name="text">
       <string>18A</string>
      </property>
     </item>
     <item>
      <property name="text">
       <string>20A</string>
      </property>
     </item>
     <item>
      <property name="text">
       <string>22A</string>
      </property>
     </item>
     <item>
      <property name="text">
       <string>24A</string>
      </property>
     </item>
     <item>
      <property name="text">
       <string>26A</string>
      </property>
     </item>
    </widget>
    <widget class="QLabel" name="label_displayH34_railB">
     <property name="geometry">
      <rect>
       <x>640</x>
       <y>250</y>
       <width>60</width>
       <height>25</height>
      </rect>
     </property>
     <property name="font">
      <font>
       <pointsize>12</pointsize>
      </font>
     </property>
     <property name="styleSheet">
      <string notr="true">background-color: rgb(255, 255, 255);
color: rgb(195, 97, 0);
border-radius:5px;
</string>
     </property>
     <property name="text">
      <string>100A</string>
     </property>
     <property name="alignment">
      <set>Qt::AlignCenter</set>
     </property>
    </widget>
    <widget class="QLabel" name="label_displayH12_railB">
     <property name="geometry">
      <rect>
       <x>470</x>
       <y>250</y>
       <width>60</width>
       <height>25</height>
      </rect>
     </property>
     <property name="font">
      <font>
       <pointsize>12</pointsize>
      </font>
     </property>
     <property name="styleSheet">
      <string notr="true">background-color: rgb(255, 255, 255);
color: rgb(195, 97, 0);
border-radius:5px;
</string>
     </property>
     <property name="text">
      <string>100A</string>
     </property>
     <property name="alignment">
      <set>Qt::AlignCenter</set>
     </property>
    </widget>
    <widget class="QComboBox" name="comboBox_railB_coarse23">
     <property name="geometry">
      <rect>
       <x>560</x>
       <y>160</y>
       <width>60</width>
       <height>20</height>
      </rect>
     </property>
     <property name="styleSheet">
      <string notr="true">QComboBox{
font: 75 8pt &quot;MS Shell Dlg 2&quot;;
color: white;
background-color: rgb(77, 77, 127);
border-style:outset;
border-width:2px;
border-color:white;
font:bold;
border-radius:0px;
}

QListView {
background-color:lightgreen;
border-radius:0px;
}
</string>
     </property>
     <item>
      <property name="text">
       <string>16A</string>
      </property>
     </item>
     <item>
      <property name="text">
       <string>20A</string>
      </property>
     </item>
     <item>
      <property name="text">
       <string>24A</string>
      </property>
     </item>
     <item>
      <property name="text">
       <string>28A</string>
      </property>
     </item>
     <item>
      <property name="text">
       <string>32A</string>
      </property>
     </item>
     <item>
      <property name="text">
       <string>36A</string>
      </property>
     </item>
     <item>
      <property name="text">
       <string>40A</string>
      </property>
     </item>
     <item>
      <property name="text">
       <string>44A</string>
      </property>
     </item>
    </widget>
    <widget class="QLabel" name="label_displayH23_railB">
     <property name="geometry">
      <rect>
       <x>560</x>
       <y>250</y>
       <width>60</width>
       <height>25</height>
      </rect>
     </property>
     <property name="font">
      <font>
       <pointsize>12</pointsize>
      </font>
     </property>
     <property name="styleSheet">
      <string notr="true">background-color: rgb(255, 255, 255);
color: rgb(195, 97, 0);
border-radius:5px;
</string>
     </property>
     <property name="text">
      <string>100A</string>
     </property>
     <property name="alignment">
      <set>Qt::AlignCenter</set>
     </property>
    </widget>
    <widget class="QComboBox" name="comboBox_railB_coarse34">
     <property name="geometry">
      <rect>
       <x>640</x>
       <y>160</y>
       <width>60</width>
       <height>20</height>
      </rect>
     </property>
     <property name="styleSheet">
      <string notr="true">QComboBox{
font: 75 8pt &quot;MS Shell Dlg 2&quot;;
color: white;
background-color: rgb(77, 77, 127);
border-style:outset;
border-width:2px;
border-color:white;
font:bold;
border-radius:0px;
}

QListView {
background-color:lightgreen;
border-radius:0px;
}
</string>
     </property>
     <item>
      <property name="text">
       <string>21A</string>
      </property>
     </item>
     <item>
      <property name="text">
       <string>27A</string>
      </property>
     </item>
     <item>
      <property name="text">
       <string>33A</string>
      </property>
     </item>
     <item>
      <property name="text">
       <string>39A</string>
      </property>
     </item>
     <item>
      <property name="text">
       <string>45A</string>
      </property>
     </item>
     <item>
      <property name="text">
       <string>51A</string>
      </property>
     </item>
     <item>
      <property name="text">
       <string>57A</string>
      </property>
     </item>
     <item>
      <property name="text">
       <string>63A</string>
      </property>
     </item>
    </widget>
    <widget class="QLabel" name="label_display34_railB">
     <property name="geometry">
      <rect>
       <x>640</x>
       <y>110</y>
       <width>60</width>
       <height>25</height>
      </rect>
     </property>
     <property name="font">
      <font>
       <pointsize>12</pointsize>
      </font>
     </property>
     <property name="styleSheet">
      <string notr="true">background-color: rgb(255, 255, 255);
color: rgb(195, 97, 0);
border-radius:5px;
</string>
     </property>
     <property name="text">
      <string>100A</string>
     </property>
     <property name="alignment">
      <set>Qt::AlignCenter</set>
     </property>
    </widget>
    <widget class="QLabel" name="label_display12_railB">
     <property name="geometry">
      <rect>
       <x>480</x>
       <y>110</y>
       <width>60</width>
       <height>25</height>
      </rect>
     </property>
     <property name="font">
      <font>
       <pointsize>12</pointsize>
      </font>
     </property>
     <property name="styleSheet">
      <string notr="true">background-color: rgb(255, 255, 255);
color: rgb(195, 97, 0);
border-radius:5px;
</string>
     </property>
     <property name="text">
      <string>100A</string>
     </property>
     <property name="alignment">
      <set>Qt::AlignCenter</set>
     </property>
    </widget>
    <widget class="QPushButton" name="pushButton_save_railB">
     <property name="geometry">
      <rect>
       <x>620</x>
       <y>330</y>
       <width>100</width>
       <height>30</height>
      </rect>
     </property>
     <property name="font">
      <font>
       <pointsize>10</pointsize>
       <weight>75</weight>
       <bold>true</bold>
      </font>
     </property>
     <property name="focusPolicy">
      <enum>Qt::ClickFocus</enum>
     </property>
     <property name="styleSheet">
      <string notr="true">QPushButton{background-color: rgb(0, 153, 74);
color: rgb(255, 255, 255);
border:none;
}
QPushButton::hover{
border:2px solid green;
background-color:lightgreen;
}
</string>
     </property>
     <property name="text">
      <string>Save</string>
     </property>
     <property name="checkable">
      <bool>true</bool>
     </property>
     <property name="autoDefault">
      <bool>false</bool>
     </property>
    </widget>
    <widget class="QPushButton" name="pushButton_discard_railB">
     <property name="geometry">
      <rect>
       <x>450</x>
       <y>330</y>
       <width>100</width>
       <height>30</height>
      </rect>
     </property>
     <property name="font">
      <font>
       <pointsize>10</pointsize>
       <weight>75</weight>
       <bold>true</bold>
      </font>
     </property>
     <property name="focusPolicy">
      <enum>Qt::ClickFocus</enum>
     </property>
     <property name="styleSheet">
      <string notr="true">QPushButton{background-color: rgb(219, 100, 17);
color: rgb(255, 255, 255);
border:none;
}
QPushButton::hover{
border:2px solid red;
background-color: orange;
}
</string>
     </property>
     <property name="text">
      <string>Discard</string>
     </property>
     <property name="checkable">
      <bool>true</bool>
     </property>
    </widget>
    <zorder>label_railB_arrow_img</zorder>
    <zorder>comboBox_hysteresis_railB</zorder>
    <zorder>comboBox_offset_railB</zorder>
    <zorder>label_offsetB</zorder>
    <zorder>label_EnableB</zorder>
    <zorder>pushButton_Enable_APD_railB</zorder>
    <zorder>label_DisableB</zorder>
    <zorder>label_hysteresisB</zorder>
    <zorder>label_display23_railB</zorder>
    <zorder>comboBox_railB_coarse12</zorder>
    <zorder>label_displayH34_railB</zorder>
    <zorder>label_displayH12_railB</zorder>
    <zorder>comboBox_railB_coarse23</zorder>
    <zorder>label_displayH23_railB</zorder>
    <zorder>comboBox_railB_coarse34</zorder>
    <zorder>label_display34_railB</zorder>
    <zorder>label_display12_railB</zorder>
    <zorder>pushButton_save_railB</zorder>
    <zorder>pushButton_discard_railB</zorder>
    <zorder>label_railB_main</zorder>
   </widget>
  </widget>
 </widget>
 <resources>
  <include location="../GUI_IMAGE/resource.qrc"/>
 </resources>
 <connections/>
</ui>
